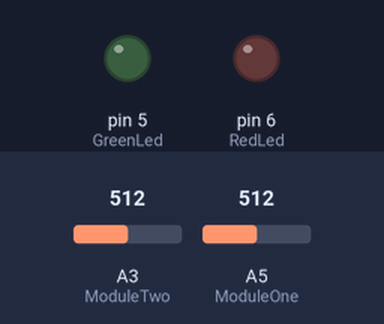
Simulated run of this sketch. Board: Arduino Uno, built with avr-gcc and run on an emulated ATmega328P. Parts: output pins drawn as LEDs (lit = HIGH). The test bench sets the inputs (shaded band); at power-on: A3 (ModuleTwo) = 512, A5 (ModuleOne) = 512.

Above: at 1.2 s.
1.3 s: A3 (ModuleTwo) set to 306
At 2.3 s:
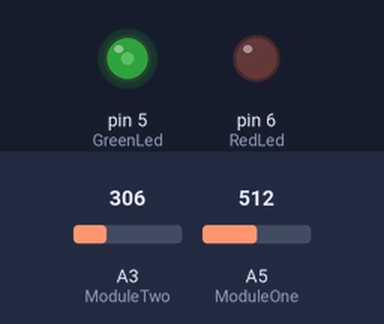
2.8 s: A5 (ModuleOne) set to 306
At 3.5 s:
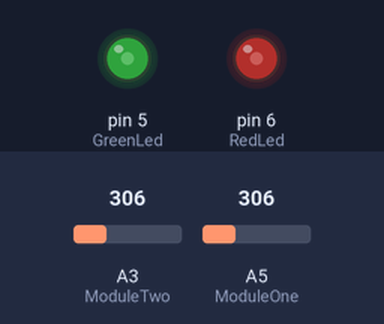
4.3 s: A3 (ModuleTwo) set to 122
At 4.6 s:
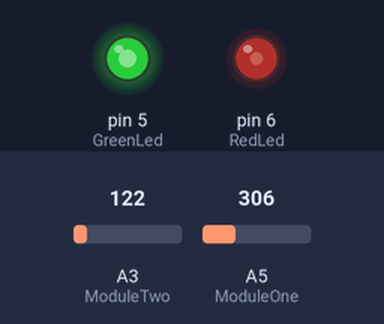
5.8 s: A5 (ModuleOne) set to 122
At 6.9 s:
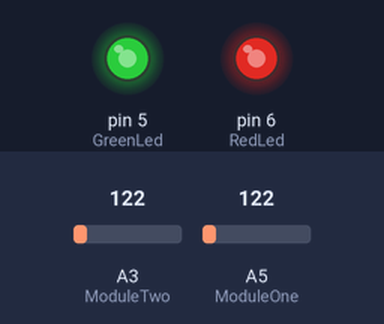
7.3 s: A3 (ModuleTwo) set to 90
At 8.1 s:
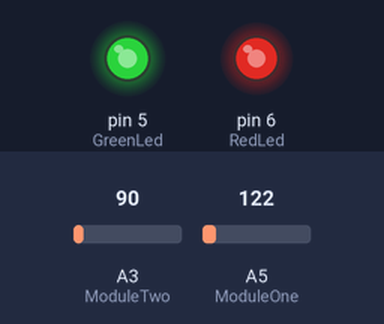
8.8 s: A5 (ModuleOne) set to 90
At 9.2 s:
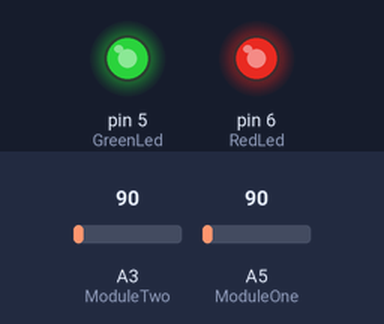
Timing chart, 0 to 11.3 s (numbered marks = the images above; inputs shaded):
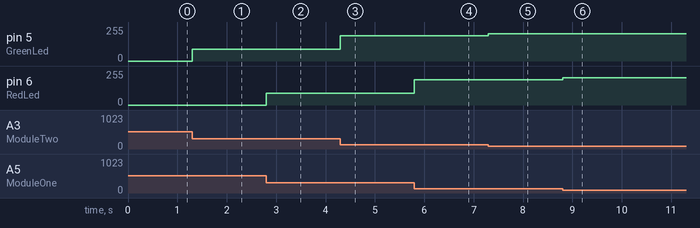

The sketch:

iremitterreceiver.ino
```cpp
#define RedLed 6
#define GreenLed 5
#define ModuleOne A5
#define ModuleTwo A3
long zero = 0;
void setup() {
  // put your setup code here, to run once:
  for(int i = 0; i < 100; i++)
  {
    zero+=analogRead(ModuleOne);
  }
  zero/=100;
  zero-=50;
  Serial.begin(9600);
  pinMode(RedLed, OUTPUT);
  pinMode(GreenLed, OUTPUT);
  pinMode(ModuleOne, INPUT);
  pinMode(ModuleTwo, INPUT);
}

void loop() {
  // put your main code here, to run repeatedly:
  int readingOne = analogRead(ModuleOne);
  int readingTwo = analogRead(ModuleTwo);
  int constrainedOne = constrain(readingOne, 0, zero);
  int constrainedTwo = constrain(readingTwo, 0, zero);
  int mappedOne = map(constrainedOne, 0, zero, 0, 255);
  int mappedTwo = map(constrainedTwo, 0, zero, 0, 255);
  analogWrite(RedLed, 255 - mappedOne);
  analogWrite(GreenLed, 255 - mappedTwo);
}
```

Measured:
- after the input at 1.3 s, pin 5 (GreenLed): 0/255 → 87/255 at once
- after the input at 2.8 s, pin 6 (RedLed): 0/255 → 87/255 at once
- after the input at 4.3 s, pin 5 (GreenLed): 87/255 → 188/255 at once
- after the input at 5.8 s, pin 6 (RedLed): 87/255 → 188/255 at once
- after the input at 7.3 s, pin 5 (GreenLed): 188/255 → 206/255 at once
- after the input at 8.8 s, pin 6 (RedLed): 188/255 → 206/255 at once
